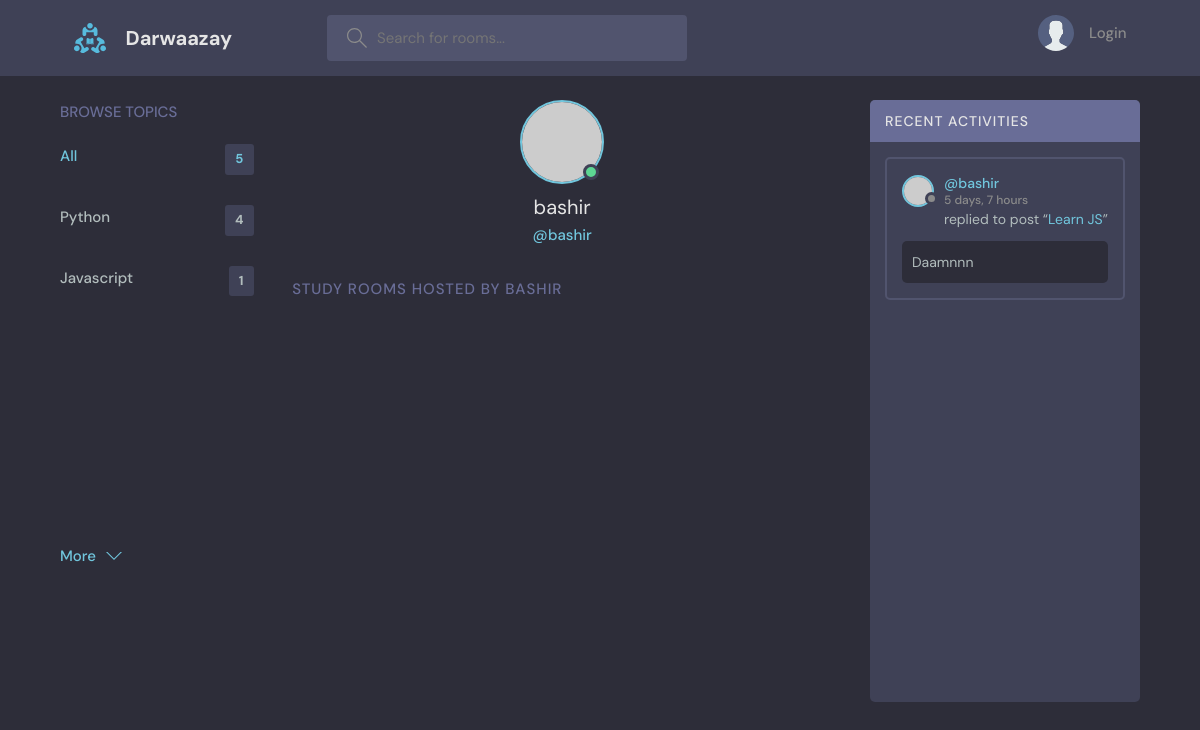
/profile/3/, run on an earlier commit of the app's database.
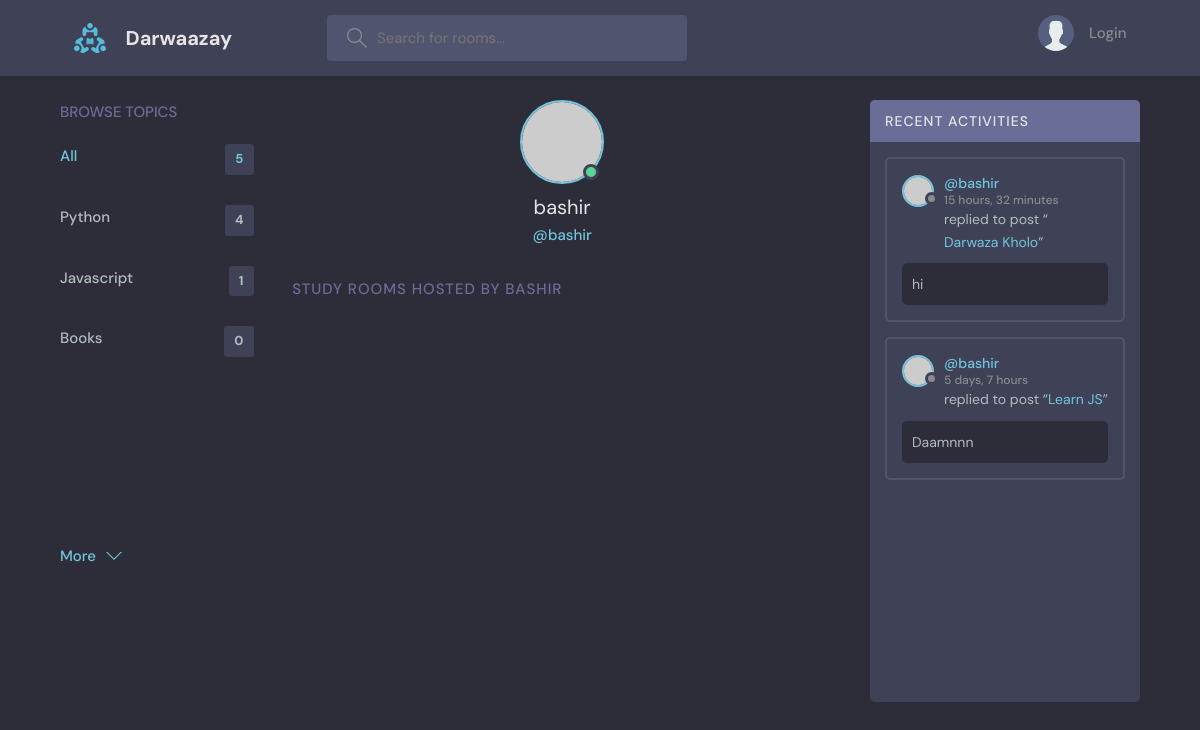
And on a later commit of the database.
### doors/models.py (models this page shows, shortened)
class Topic(models.Model):
    name = models.CharField(max_length=200)

class Message(models.Model):
    user = models.ForeignKey(User, on_delete=models.CASCADE)
    room = models.ForeignKey(Room, on_delete=models.CASCADE)
    body = models.TextField()
    updated = models.DateTimeField(auto_now=True)
    created = models.DateTimeField(auto_now_add=True)
    def __str__(self):
        return self.body[0:50]

class Room(models.Model):
    host = models.ForeignKey(User, on_delete=models.SET_NULL, null=True)
    topic = models.ForeignKey(Topic, on_delete=models.SET_NULL, null=True)
    name = models.CharField(max_length=200)
    participants = models.ManyToManyField(User, related_name='participants', blank=True)
    description = models.TextField(null=True, blank=True)
    updated = models.DateTimeField(auto_now=True)
    created = models.DateTimeField(auto_now_add=True)
    class Meta:
        ordering = ['-updated', '-created']
    def __str__(self):
        return self.name

### doors/views.py (the view)
# urls.py: path('profile/<str:pk>/', views.userProfile, name='user-profile'),
def userProfile(request, pk):
    user = models.User.objects.get(id=int(pk))
    rooms = user.room_set.all()
    total_room_count = models.Room.objects.all().count()
    topics = models.Topic.objects.all()
    room_messages = user.message_set.all().order_by('-created')
    context = {'user':user, 'rooms':rooms, 'topics':topics, 'room_messages':room_messages, 'total_room_count':total_room_count}
    return render(request, 'doors/profile.html', context)

### doors/templates/doors/profile.html (shortened to what this page needs)
{% extends 'main.html' %}
{% block content %}
<main class="profile-page layout layout--3">
    <div class="container">
      {% include 'doors/topics_component.html' %}
      <div class="roomList">
        <div class="profile">
          <div class="profile__avatar">
            <div class="avatar avatar--large active">
              <img src="https://randomuser.me/api/portraits/men/11.jpg" />
            </div>
          </div>
          <div class="profile__info">
            <h3>{{user.username}}</h3>
            <p>@{{user.username}}</p>
          </div>
        </div>
        <div class="roomList__header">
          <div>
            <h2>Study Rooms Hosted by {{user.username}}</a>
            </h2>
          </div>
        </div>
      </div>
      {% include 'doors/activity_component.html' %}
    </div>
  </main>
{% endblock %}

### doors/templates/doors/topics_component.html
<div class="topics">
    <div class="topics__header">
        <h2>Browse Topics</h2>
    </div>
    <ul class="topics__list">
        <li>
            <a href="{% url 'home' %}" class="active">All <span>{{total_room_count}}</span></a>
        </li>
        {% for topic in topics %}
            <li>
                <a href="{% url 'home' %}?q={{topic.name}}">{{topic.name}} <span>{{topic.room_set.all.count}}</span></a>
            </li>
        {% endfor %}
    </ul>
    <a class="btn btn--link" href="{% url 'topics' %}">
        More
        <svg version="1.1" xmlns="http://www.w3.org/2000/svg" width="32" height="32" viewBox="0 0 32 32">
            <title>chevron-down</title>
            <path d="M16 21l-13-13h-3l16 16 16-16h-3l-13 13z"></path>
        </svg>
    </a>
</div>

### doors/templates/doors/activity_component.html (shortened to what this page needs)
<div class="activities">
    <div class="activities__header">
        <h2>Recent Activities</h2>
    </div>
    <div class="activities__list scroll">
    {% for message in room_messages %}
        <div class="activities__box">
            <div class="activities__boxHeader roomListRoom__header">
                <a href="{% url 'user-profile' message.user.id %}" class="roomListRoom__author">
                    <div class="avatar avatar--small">
                        <img src="https://randomuser.me/api/portraits/women/11.jpg" />
                    </div>
                    <p>
                    @{{message.user}}
                    <span>{{message.created|timesince}}</span>
                    </p>
                </a>
            </div>
            <div class="activities__boxContent">
                <p>replied to post “<a href="{% url 'room' message.room.id %}">{{message.room}}</a>”</p>
                <div class="activities__boxRoomContent">
                    {{message}}
                </div>
            </div>
        </div>
    {% endfor %}
    </div>
</div>

What changed in the data, as far as the page shows it:
added Topic: name "Books", room_set.all.count "0"
added Message: user "bashir", created "15 hours, 32 minutes", room "Darwaza Kholo", body "hi"
